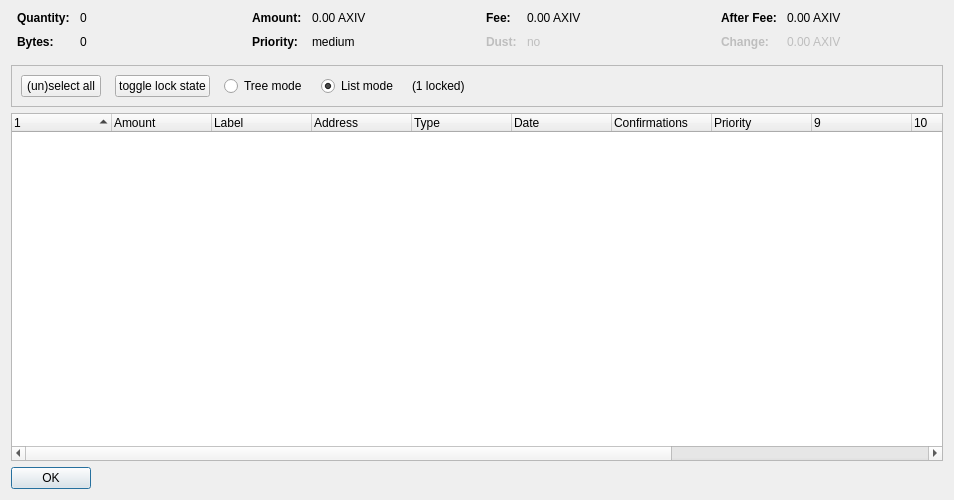
<?xml version="1.0" encoding="UTF-8"?>
<ui version="4.0">
 <class>CoinControlDialog</class>
 <widget class="QDialog" name="CoinControlDialog">
  <property name="geometry">
   <rect>
    <x>0</x>
    <y>0</y>
    <width>954</width>
    <height>500</height>
   </rect>
  </property>
  <property name="windowTitle">
   <string>Coin Selection</string>
  </property>
  <layout class="QVBoxLayout" name="verticalLayout">
   <item>
    <layout class="QHBoxLayout" name="horizontalLayoutTop" stretch="0,0,0,0">
     <property name="topMargin">
      <number>0</number>
     </property>
     <property name="bottomMargin">
      <number>10</number>
     </property>
     <item>
      <layout class="QFormLayout" name="formLayoutCoinControl1">
       <property name="horizontalSpacing">
        <number>10</number>
       </property>
       <property name="verticalSpacing">
        <number>10</number>
       </property>
       <property name="leftMargin">
        <number>6</number>
       </property>
       <property name="rightMargin">
        <number>6</number>
       </property>
       <item row="0" column="0">
        <widget class="QLabel" name="labelCoinControlQuantityText">
         <property name="font">
          <font>
           <weight>75</weight>
           <bold>true</bold>
          </font>
         </property>
         <property name="text">
          <string>Quantity:</string>
         </property>
        </widget>
       </item>
       <item row="0" column="1">
        <widget class="QLabel" name="labelCoinControlQuantity">
         <property name="cursor">
          <cursorShape>IBeamCursor</cursorShape>
         </property>
         <property name="contextMenuPolicy">
          <enum>Qt::ActionsContextMenu</enum>
         </property>
         <property name="text">
          <string notr="true">0</string>
         </property>
         <property name="textInteractionFlags">
          <set>Qt::LinksAccessibleByMouse|Qt::TextSelectableByKeyboard|Qt::TextSelectableByMouse</set>
         </property>
        </widget>
       </item>
       <item row="1" column="0">
        <widget class="QLabel" name="labelCoinControlBytesText">
         <property name="font">
          <font>
           <weight>75</weight>
           <bold>true</bold>
          </font>
         </property>
         <property name="text">
          <string>Bytes:</string>
         </property>
        </widget>
       </item>
       <item row="1" column="1">
        <widget class="QLabel" name="labelCoinControlBytes">
         <property name="cursor">
          <cursorShape>IBeamCursor</cursorShape>
         </property>
         <property name="contextMenuPolicy">
          <enum>Qt::ActionsContextMenu</enum>
         </property>
         <property name="text">
          <string notr="true">0</string>
         </property>
         <property name="textInteractionFlags">
          <set>Qt::LinksAccessibleByMouse|Qt::TextSelectableByKeyboard|Qt::TextSelectableByMouse</set>
         </property>
        </widget>
       </item>
      </layout>
     </item>
     <item>
      <layout class="QFormLayout" name="formLayoutCoinControl2">
       <property name="horizontalSpacing">
        <number>10</number>
       </property>
       <property name="verticalSpacing">
        <number>10</number>
       </property>
       <property name="leftMargin">
        <number>6</number>
       </property>
       <property name="rightMargin">
        <number>6</number>
       </property>
       <item row="0" column="0">
        <widget class="QLabel" name="labelCoinControlAmountText">
         <property name="font">
          <font>
           <weight>75</weight>
           <bold>true</bold>
          </font>
         </property>
         <property name="text">
          <string>Amount:</string>
         </property>
        </widget>
       </item>
       <item row="0" column="1">
        <widget class="QLabel" name="labelCoinControlAmount">
         <property name="cursor">
          <cursorShape>IBeamCursor</cursorShape>
         </property>
         <property name="contextMenuPolicy">
          <enum>Qt::ActionsContextMenu</enum>
         </property>
         <property name="text">
          <string notr="true">0.00 AXIV</string>
         </property>
         <property name="textInteractionFlags">
          <set>Qt::LinksAccessibleByMouse|Qt::TextSelectableByKeyboard|Qt::TextSelectableByMouse</set>
         </property>
        </widget>
       </item>
       <item row="1" column="0">
        <widget class="QLabel" name="labelCoinControlPriorityText">
         <property name="font">
          <font>
           <weight>75</weight>
           <bold>true</bold>
          </font>
         </property>
         <property name="text">
          <string>Priority:</string>
         </property>
        </widget>
       </item>
       <item row="1" column="1">
        <widget class="QLabel" name="labelCoinControlPriority">
         <property name="cursor">
          <cursorShape>IBeamCursor</cursorShape>
         </property>
         <property name="contextMenuPolicy">
          <enum>Qt::ActionsContextMenu</enum>
         </property>
         <property name="text">
          <string>medium</string>
         </property>
         <property name="textInteractionFlags">
          <set>Qt::LinksAccessibleByMouse|Qt::TextSelectableByKeyboard|Qt::TextSelectableByMouse</set>
         </property>
        </widget>
       </item>
      </layout>
     </item>
     <item>
      <layout class="QFormLayout" name="formLayoutCoinControl3">
       <property name="horizontalSpacing">
        <number>10</number>
       </property>
       <property name="verticalSpacing">
        <number>10</number>
       </property>
       <property name="leftMargin">
        <number>6</number>
       </property>
       <property name="rightMargin">
        <number>6</number>
       </property>
       <item row="0" column="0">
        <widget class="QLabel" name="labelCoinControlFeeText">
         <property name="font">
          <font>
           <weight>75</weight>
           <bold>true</bold>
          </font>
         </property>
         <property name="text">
          <string>Fee:</string>
         </property>
        </widget>
       </item>
       <item row="0" column="1">
        <widget class="QLabel" name="labelCoinControlFee">
         <property name="cursor">
          <cursorShape>IBeamCursor</cursorShape>
         </property>
         <property name="contextMenuPolicy">
          <enum>Qt::ActionsContextMenu</enum>
         </property>
         <property name="text">
          <string notr="true">0.00 AXIV</string>
         </property>
         <property name="textInteractionFlags">
          <set>Qt::LinksAccessibleByMouse|Qt::TextSelectableByKeyboard|Qt::TextSelectableByMouse</set>
         </property>
        </widget>
       </item>
       <item row="1" column="0">
        <widget class="QLabel" name="labelCoinControlLowOutputText">
         <property name="enabled">
          <bool>false</bool>
         </property>
         <property name="font">
          <font>
           <weight>75</weight>
           <bold>true</bold>
          </font>
         </property>
         <property name="text">
          <string>Dust:</string>
         </property>
        </widget>
       </item>
       <item row="1" column="1">
        <widget class="QLabel" name="labelCoinControlLowOutput">
         <property name="enabled">
          <bool>false</bool>
         </property>
         <property name="cursor">
          <cursorShape>IBeamCursor</cursorShape>
         </property>
         <property name="contextMenuPolicy">
          <enum>Qt::ActionsContextMenu</enum>
         </property>
         <property name="text">
          <string>no</string>
         </property>
         <property name="textInteractionFlags">
          <set>Qt::LinksAccessibleByMouse|Qt::TextSelectableByKeyboard|Qt::TextSelectableByMouse</set>
         </property>
        </widget>
       </item>
      </layout>
     </item>
     <item>
      <layout class="QFormLayout" name="formLayoutCoinControl4">
       <property name="horizontalSpacing">
        <number>10</number>
       </property>
       <property name="verticalSpacing">
        <number>10</number>
       </property>
       <property name="leftMargin">
        <number>6</number>
       </property>
       <property name="rightMargin">
        <number>6</number>
       </property>
       <item row="0" column="0">
        <widget class="QLabel" name="labelCoinControlAfterFeeText">
         <property name="font">
          <font>
           <weight>75</weight>
           <bold>true</bold>
          </font>
         </property>
         <property name="text">
          <string>After Fee:</string>
         </property>
        </widget>
       </item>
       <item row="0" column="1">
        <widget class="QLabel" name="labelCoinControlAfterFee">
         <property name="cursor">
          <cursorShape>IBeamCursor</cursorShape>
         </property>
         <property name="contextMenuPolicy">
          <enum>Qt::ActionsContextMenu</enum>
         </property>
         <property name="text">
          <string notr="true">0.00 AXIV</string>
         </property>
         <property name="textInteractionFlags">
          <set>Qt::LinksAccessibleByMouse|Qt::TextSelectableByKeyboard|Qt::TextSelectableByMouse</set>
         </property>
        </widget>
       </item>
       <item row="1" column="0">
        <widget class="QLabel" name="labelCoinControlChangeText">
         <property name="enabled">
          <bool>false</bool>
         </property>
         <property name="font">
          <font>
           <weight>75</weight>
           <bold>true</bold>
          </font>
         </property>
         <property name="text">
          <string>Change:</string>
         </property>
        </widget>
       </item>
       <item row="1" column="1">
        <widget class="QLabel" name="labelCoinControlChange">
         <property name="enabled">
          <bool>false</bool>
         </property>
         <property name="cursor">
          <cursorShape>IBeamCursor</cursorShape>
         </property>
         <property name="contextMenuPolicy">
          <enum>Qt::ActionsContextMenu</enum>
         </property>
         <property name="text">
          <string notr="true">0.00 AXIV</string>
         </property>
         <property name="textInteractionFlags">
          <set>Qt::LinksAccessibleByMouse|Qt::TextSelectableByKeyboard|Qt::TextSelectableByMouse</set>
         </property>
        </widget>
       </item>
      </layout>
     </item>
    </layout>
   </item>
   <item>
    <widget class="QFrame" name="frame">
     <property name="minimumSize">
      <size>
       <width>0</width>
       <height>40</height>
      </size>
     </property>
     <property name="frameShape">
      <enum>QFrame::StyledPanel</enum>
     </property>
     <property name="frameShadow">
      <enum>QFrame::Sunken</enum>
     </property>
     <layout class="QHBoxLayout" name="horizontalLayout">
      <item>
       <layout class="QHBoxLayout" name="horizontalLayoutPanel" stretch="0,0,0,0,0,0">
        <property name="spacing">
         <number>14</number>
        </property>
        <item>
         <widget class="QPushButton" name="pushButtonSelectAll">
          <property name="sizePolicy">
           <sizepolicy hsizetype="Maximum" vsizetype="Fixed">
            <horstretch>0</horstretch>
            <verstretch>0</verstretch>
           </sizepolicy>
          </property>
          <property name="text">
           <string>(un)select all</string>
          </property>
          <property name="autoDefault">
           <bool>false</bool>
          </property>
         </widget>
        </item>
        <item>
         <widget class="QPushButton" name="pushButtonToggleLock">
          <property name="sizePolicy">
           <sizepolicy hsizetype="Maximum" vsizetype="Fixed">
            <horstretch>0</horstretch>
            <verstretch>0</verstretch>
           </sizepolicy>
          </property>
          <property name="text">
           <string>toggle lock state</string>
          </property>
          <property name="autoDefault">
           <bool>false</bool>
          </property>
         </widget>
        </item>
        <item>
         <widget class="QRadioButton" name="radioTreeMode">
          <property name="sizePolicy">
           <sizepolicy hsizetype="Maximum" vsizetype="Fixed">
            <horstretch>0</horstretch>
            <verstretch>0</verstretch>
           </sizepolicy>
          </property>
          <property name="text">
           <string>Tree mode</string>
          </property>
         </widget>
        </item>
        <item>
         <widget class="QRadioButton" name="radioListMode">
          <property name="sizePolicy">
           <sizepolicy hsizetype="Maximum" vsizetype="Fixed">
            <horstretch>0</horstretch>
            <verstretch>0</verstretch>
           </sizepolicy>
          </property>
          <property name="text">
           <string>List mode</string>
          </property>
          <property name="checked">
           <bool>true</bool>
          </property>
         </widget>
        </item>
        <item>
         <widget class="QLabel" name="labelLocked">
          <property name="text">
           <string>(1 locked)</string>
          </property>
         </widget>
        </item>
        <item>
         <spacer name="horizontalSpacer">
          <property name="orientation">
           <enum>Qt::Horizontal</enum>
          </property>
          <property name="sizeHint" stdset="0">
           <size>
            <width>40</width>
            <height>20</height>
           </size>
          </property>
         </spacer>
        </item>
       </layout>
      </item>
     </layout>
    </widget>
   </item>
   <item>
    <widget class="CoinControlTreeWidget" name="treeWidget">
     <property name="contextMenuPolicy">
      <enum>Qt::CustomContextMenu</enum>
     </property>
     <property name="indentation">
      <number>0</number>
     </property>
     <property name="sortingEnabled">
      <bool>false</bool>
     </property>
     <property name="columnCount">
      <number>13</number>
     </property>
     <attribute name="headerShowSortIndicator" stdset="0">
      <bool>true</bool>
     </attribute>
     <attribute name="headerStretchLastSection">
      <bool>false</bool>
     </attribute>
     <column>
      <property name="text">
       <string/>
      </property>
     </column>
     <column>
      <property name="text">
       <string>Amount</string>
      </property>
     </column>
     <column>
      <property name="text">
       <string>Label</string>
      </property>
     </column>
     <column>
      <property name="text">
       <string>Address</string>
      </property>
     </column>
     <column>
      <property name="text">
       <string>Type</string>
      </property>
     </column>
     <column>
      <property name="text">
       <string>Date</string>
      </property>
     </column>
     <column>
      <property name="text">
       <string>Confirmations</string>
      </property>
      <property name="toolTip">
       <string>Confirmed</string>
      </property>
     </column>
     <column>
      <property name="text">
       <string>Priority</string>
      </property>
     </column>
     <column>
      <property name="text">
       <string/>
      </property>
     </column>
     <column>
      <property name="text">
       <string/>
      </property>
     </column>
     <column>
      <property name="text">
       <string/>
      </property>
     </column>
     <column>
      <property name="text">
       <string/>
      </property>
     </column>
     <column>
      <property name="text">
       <string/>
      </property>
     </column>
    </widget>
   </item>
   <item>
    <widget class="QDialogButtonBox" name="buttonBox">
     <property name="sizePolicy">
      <sizepolicy hsizetype="Maximum" vsizetype="Fixed">
       <horstretch>0</horstretch>
       <verstretch>0</verstretch>
      </sizepolicy>
     </property>
     <property name="orientation">
      <enum>Qt::Horizontal</enum>
     </property>
     <property name="standardButtons">
      <set>QDialogButtonBox::Ok</set>
     </property>
    </widget>
   </item>
  </layout>
 </widget>
 <customwidgets>
  <customwidget>
   <class>CoinControlTreeWidget</class>
   <extends>QTreeWidget</extends>
   <header>coincontroltreewidget.h</header>
  </customwidget>
 </customwidgets>
 <resources/>
 <connections/>
</ui>
